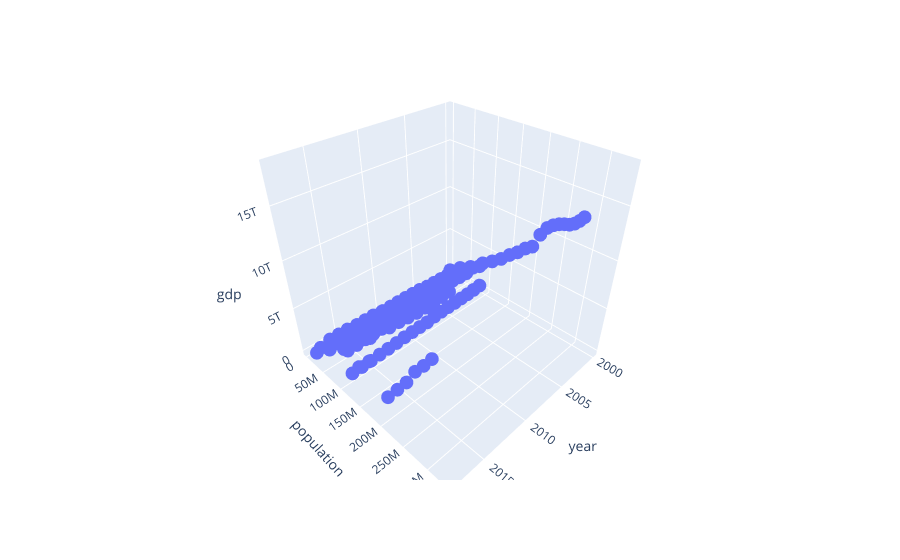

Notebook cell for this chart:
### Code cell
fig = px.scatter_3d(df, x=df.columns[0], y=df.columns[1], z=df.columns[2])
fig.show()

### Figure 1 — Plotly figure (JSON) as saved in the notebook; plotly's stock layout.template omitted (floating-point values rounded to 4 significant figures; data arrays with more than 128 entries replaced by an {"elided": "..."} marker saying what was removed)
{"data": [{"hovertemplate": "year=%{x}<br>population=%{y}<br>gdp=%{z}<extra></extra>", "legendgroup": "", "marker": {"color": "#636efa", "symbol": "circle"}, "mode": "markers", "name": "", "scene": "scene", "showlegend": false, "type": "scatter3d", "x": {"elided": "194 int values"}, "y": {"elided": "194 float values"}, "z": {"elided": "194 float values"}}], "layout": {"legend": {"tracegroupgap": 0}, "margin": {"t": 60}, "scene": {"domain": {"x": [0, 1], "y": [0, 1]}, "xaxis": {"title": {"text": "year"}}, "yaxis": {"title": {"text": "population"}}, "zaxis": {"title": {"text": "gdp"}}}}}
